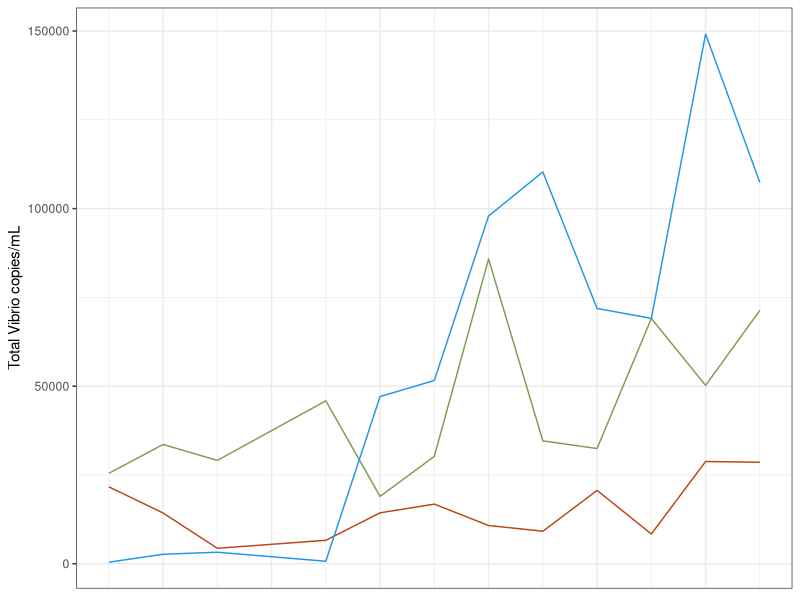
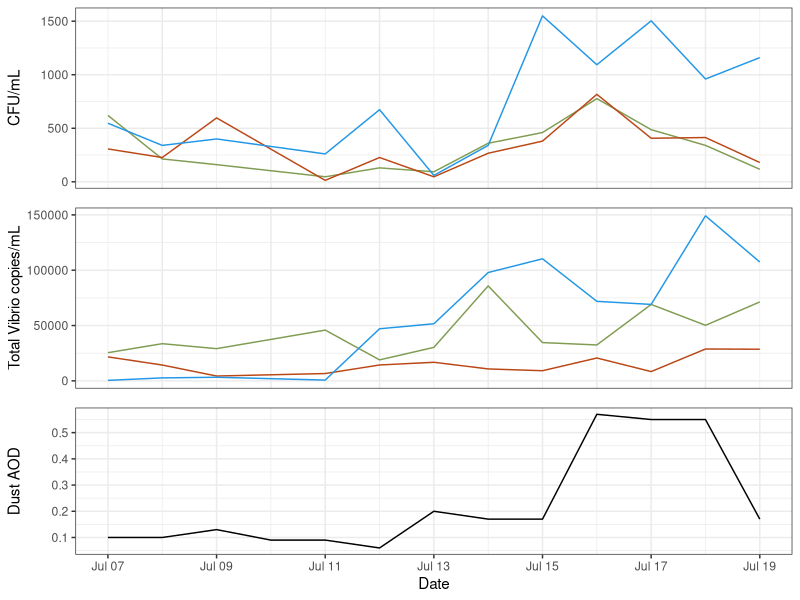
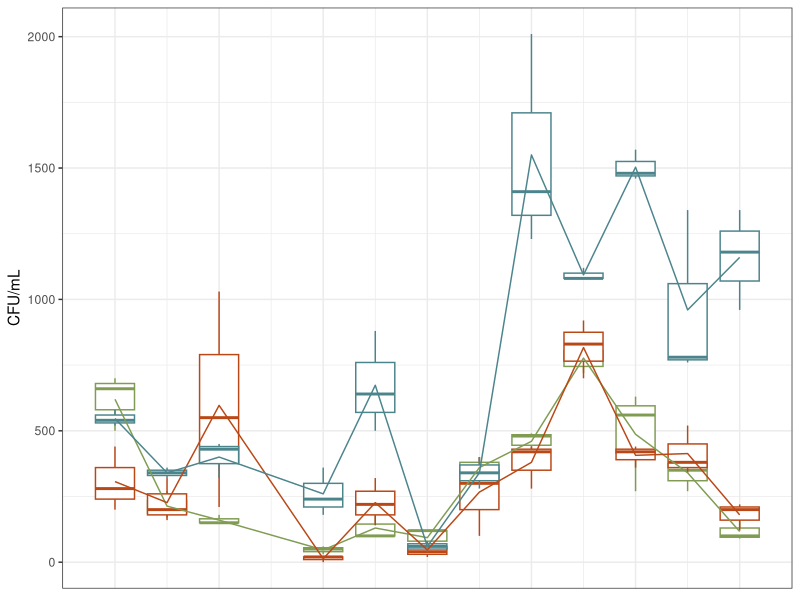
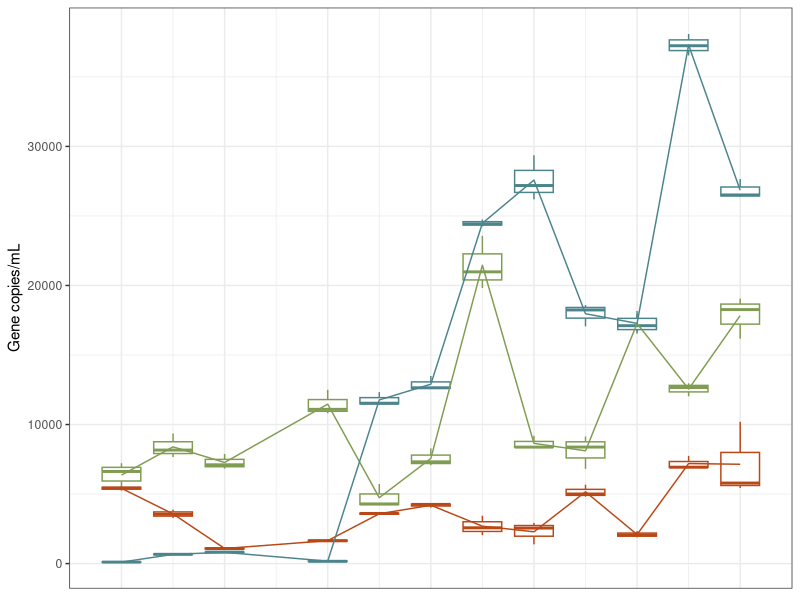
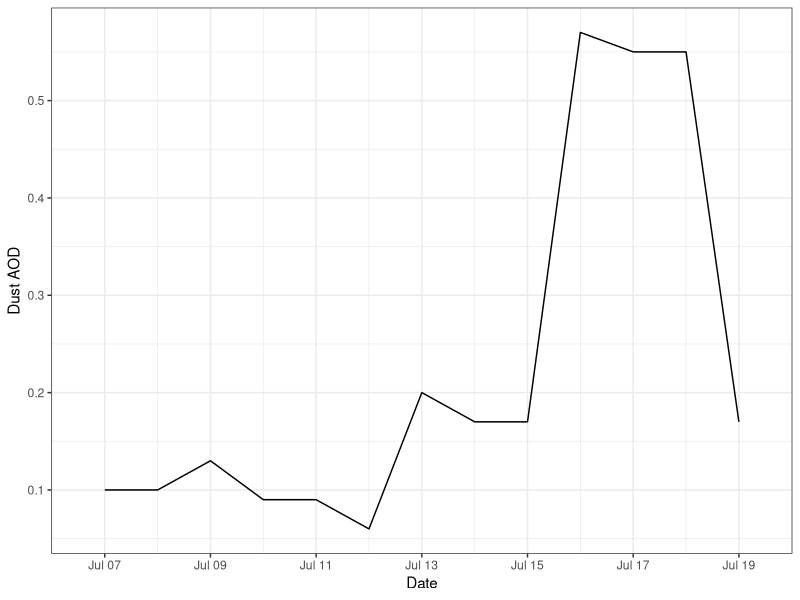
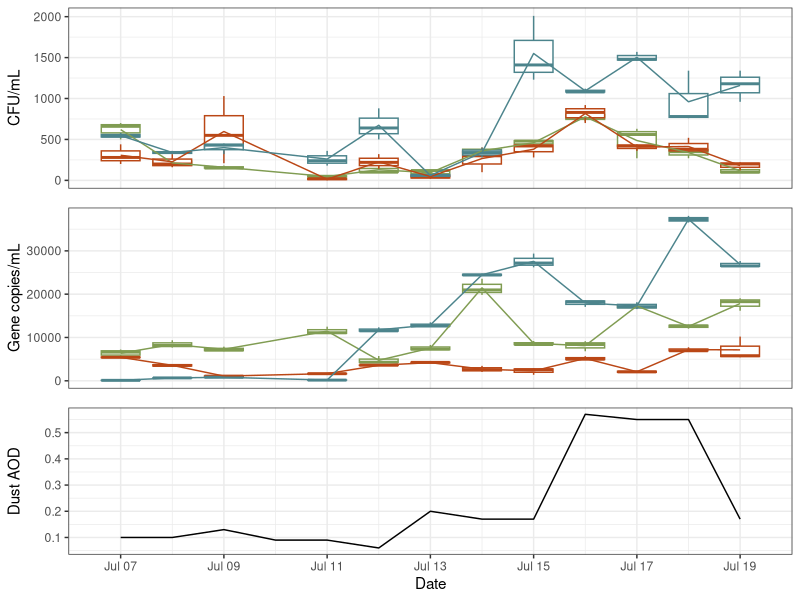
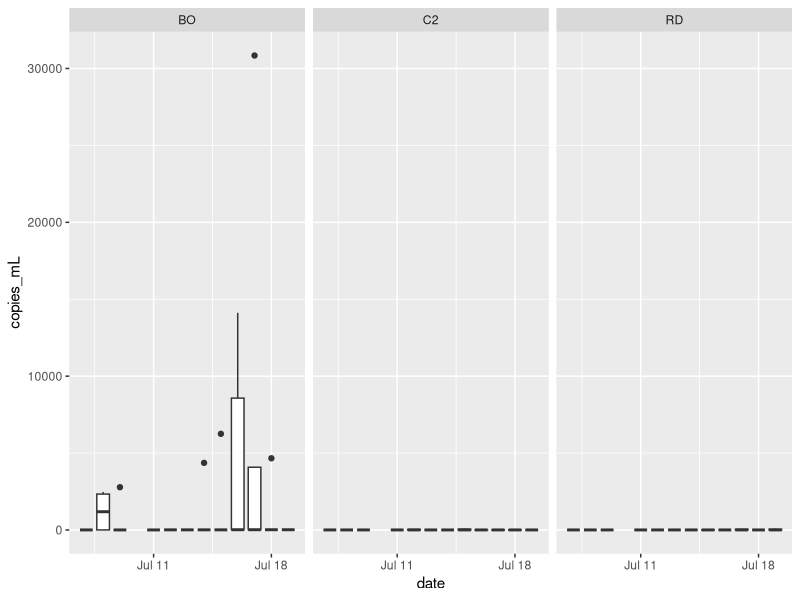
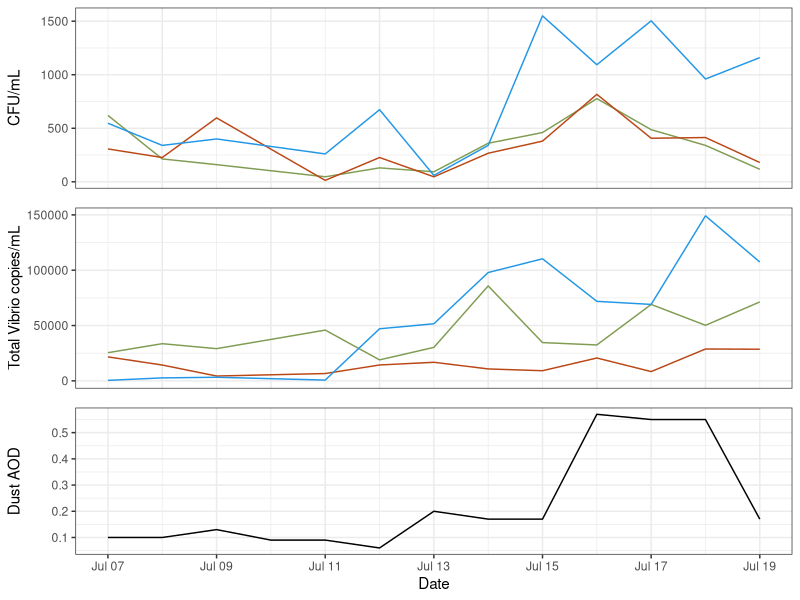

Write the R code that produced these figures, in order.
## ---- chunk 1
library(tidyverse)
library(here)
library(ggpubr)
library(cowplot)
## ---- chunk 2
dust<- read_csv(here("data", "processed_data", "dust", "dust_master.csv"))
data<- read_csv(here("data", "processed_data", "tx_master.csv"))
vc<- read_csv(here::here("data", "processed_data",  "ANOVA Data", "vc_anova.csv"))
## ---- chunk 3
data<-
  data %>%
  filter(Type %in% "Daily",
         hr_cst %in% "01") %>%
  dplyr::select(copies_mL, cfu_tot, site, date)
## ---- chunk 4
cfu<-
  data %>%
  ggplot() + 
  geom_line(
    aes(x = date,
        y = cfu_tot,
        color = site)) +
  theme(axis.text.x = element_text(angle = 45, hjust = 1))+
  scale_color_manual(values = c("Blind Oso" = "#809C52",
                                "Canals" = "#ba4716",
                                "Gulf" = "4c848c")) +
  theme_bw() +
  labs(x = "Date",
       y = "CFU/mL")+
  theme(axis.title.x = element_blank(),
        axis.text.x = element_blank(),
        axis.ticks.x = element_blank(),
        legend.position = "none")
## ---- chunk 5
vib<-
  data %>%
  ggplot() + 
  geom_line(
    aes(x = date,
        y = copies_mL,
        color = site)) +
 #facet_wrap(~site)+
  theme(axis.text.x = element_text(angle = 45, hjust = 1))+
  scale_color_manual(values = c("Blind Oso" = "#809C52",
                                "Canals" = "#ba4716",
                                "Gulf" = "4c848c")) +
  theme_bw() +
  labs(y = "Total Vibrio copies/mL")+
  theme(axis.title.x = element_blank(),
        axis.text.x = element_blank(),
        axis.ticks.x = element_blank(),
        legend.position = "none")
vib
## ---- chunk 6
d<- 
  dust %>%
  filter(between(date, as.Date('2022-07-07'),  as.Date('2022-07-19'))) %>%
  ggplot()+ geom_line(
    aes(x = date,
        y = t7sum)) +
  theme_bw() +
  scale_x_date(date_breaks = "2 day", date_labels = "%b %d")+
  labs(x = "Date",
       y = "Dust AOD")
## ---- chunk 7
master_fig<-
  ggarrange(cfu,vib,d,
            nrow = 3,
            ncol = 1,
            align = "v")

master_fig

ggsave(here("results", "plots", "dust_cfu_total.png" ))
## ---- chunk 8
cfu<- read_csv(here('data', 'processed_data', 'cfu', 'cfu_anova.csv'))
copies<- read_csv(here("data", "processed_data",  "ANOVA Data", "daily_anova_data.csv"))
dust<- read_csv(here("data", "processed_data", "dust", "dust_master.csv"))

## ---- chunk 9
cfu<-
  cfu %>%
  filter(between(date, as.Date("2022-07-07") , as.Date("2022-07-19")))%>%
  mutate(site = recode(site, 
                       "BO" = "Blind Oso",
                       "C2" = "Canals",
                       "RD" = "Gulf"))
## ---- chunk 10
  cf<-
    cfu %>%
  ggplot() + geom_boxplot(
    aes(x = date,
        y = cfu_mL,
        color= site,
        group = interaction(date, site)),
        position = "identity") +
  theme_bw()+
  theme(axis.title.x = element_blank(),
        axis.text.x = element_blank(),
        axis.ticks.x = element_blank(),
        legend.position = "none",
        legend.background = element_rect(fill = "lightblue",
                                         size = 0.5,
                                         linetype = "solid",
                                         colour = "darkblue"),
        legend.key.size = unit(0.1, 'cm')) +
  scale_x_date(breaks = "2 day", date_labels = "%b %d")+
  labs(x = "Date",
       y = "CFU/mL",
       color = "Site") +
  scale_color_manual(values = c("Blind Oso" = "#809C52",
                                "Canals" = "#ba4716",
                                "Gulf" = "#4c848c"))+
    
stat_summary(fun=mean, geom="line", 
             aes(x = date, 
                 y = cfu_mL,
                 group=site, 
                 color = site))  
  
  cf
## ---- chunk 11
cop<-
  copies %>%
  ggplot() + geom_boxplot(
    aes(x = date,
        y = copies_mL,
        color= site,
        group = interaction(date, site)),
        position = "identity") +
  theme_bw()+
  labs(x = "Date",
       y = "Gene copies/mL") +
  theme(axis.title.x = element_blank(),
        axis.text.x = element_blank(),
        axis.ticks.x = element_blank(),
        legend.position = "none")+
  scale_x_date(breaks = "2 day", date_labels = "%b %d")+
  scale_color_manual(values = c("BO" = "#809C52",
                                "C2" = "#ba4716",
                                "RD" = "#4c848c"))+


#(aes(x=as.Date('2022-07-12'),xend=as.Date('2022-07-18'),y=154323
#,yend=154323), color = "#4c848c", size = 2)+
#annotate("text", x = as.Date('2022-07-15'), y =155000, label = "***", color = "#4c848c", fontface="bold", size = 7)+

#geom_segment(aes(x=as.Date('2022-07-12'),xend=as.Date('2022-07-14'),y=90000
#,yend=90000), color = "#809C52", size = 2)+
#annotate("text", x = as.Date('2022-07-13'), y =91000, label = "***", color = "#809C52", fontface="bold", size = 7)+
  
stat_summary(fun=mean, geom="line", 
             aes(x = date, 
                 y = copies_mL,
                 group=site, 
                 color = site)) 
cop
## ---- chunk 12
du<- 
  dust %>%
  filter(between(date, as.Date('2022-07-07'),  as.Date('2022-07-19'))) %>%
  
  ggplot()+ geom_boxplot(
    aes(x = date,
        y = t7sum,
        group = date), 
    position = "identity",
    size = 0) +
  theme_bw() +
  scale_x_date(date_breaks = "2 day", date_labels = "%b %d")+
  labs(x = "Date",
       y = "Dust AOD") +
  
geom_line(
  aes(
    x = date,
    y = t7sum
  )
)

du
## ---- chunk 13
master_box<-
plot_grid(cf,cop,du,
            nrow = 3,
            ncol = 1,
          align = "v",
          axis = "b")

master_box

ggsave(here("results", "plots", "dust_cfu_total_boxplots.png" ))
## ---- chunk 14
vc %>%
  ggplot() + geom_boxplot(
    aes(x = date,
        y = copies_mL,
        group= date)) +
  facet_wrap(~site)
